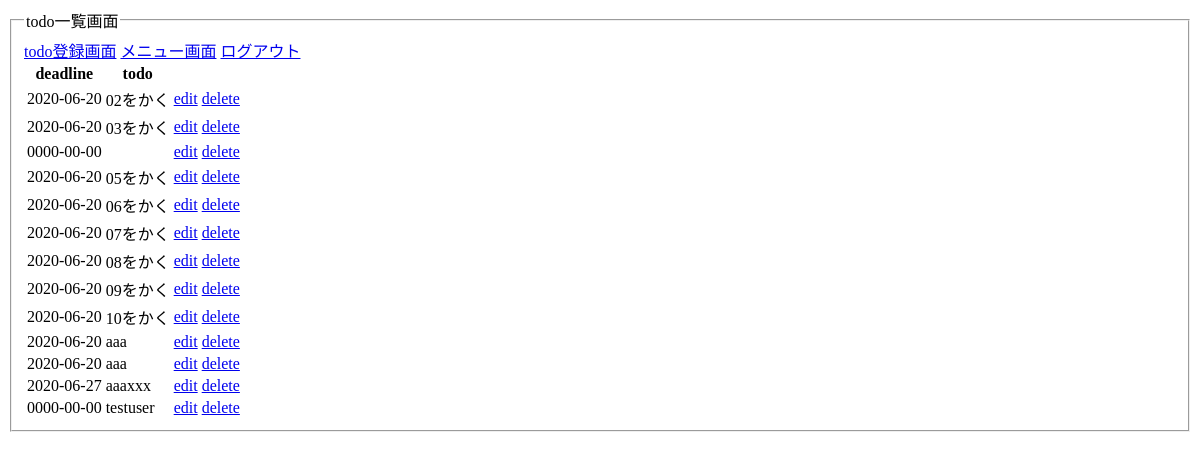
The app's page /todo_read.php (signed in), older data.
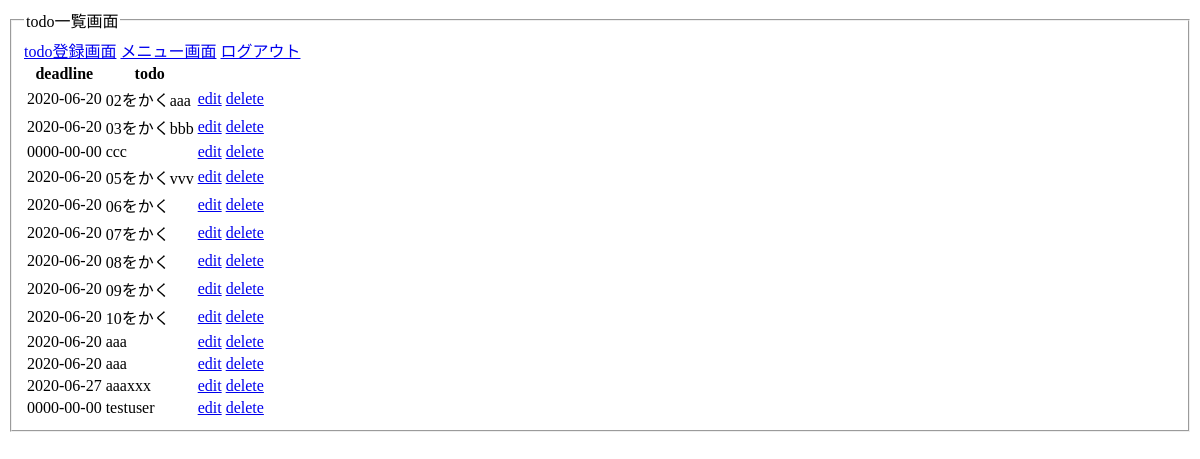
The same page, newer data.
### tables this page shows
CREATE TABLE `todo_table` (
  `id` int(12) NOT NULL,
  `todo` varchar(128) NOT NULL,
  `deadline` date NOT NULL,
  `created_at` datetime NOT NULL,
  `updated_at` datetime NOT NULL,
  `username` varchar(128) NOT NULL
);

### todo_read.php (the view, shortened to what this page needs)
<?php
$username = $_SESSION['username'];
$pdo = connect_to_db();
if ($_SESSION['is_admin'] == 1) {
  $sql = 'SELECT * FROM todo_table';
} else {
  $sql = 'SELECT * FROM todo_table WHERE username=:username';
}
$stmt = $pdo->prepare($sql);
$stmt->bindValue(':username', $username, PDO::PARAM_STR);
$status = $stmt->execute();
if ($status == false) {
  $error = $stmt->errorInfo();
  echo json_encode(["error_msg" => "{$error[2]}"]);
  exit();
} else {
  $result = $stmt->fetchAll(PDO::FETCH_ASSOC);
  $output = "";
  foreach ($result as $record) {
    $output .= "<tr>";
    $output .= "<td>{$record["deadline"]}</td>";
    $output .= "<td>{$record["todo"]}</td>";
    $output .= "<td><a href='todo_edit.php?id={$record["id"]}'>edit</a></td>";
    $output .= "<td><a href='todo_delete.php?id={$record["id"]}'>delete</a></td>";
    $output .= "</tr>";
  }
}
?>
<!DOCTYPE html>
<html lang="ja">
<head>
</head>
<body>
  <fieldset>
    <legend>todo一覧画面</legend>
    <a href="todo_input.php">todo登録画面</a>
    <a href="menu.php">メニュー画面</a>
    <a href="logout.php">ログアウト</a>
    <table>
      <thead>
        <tr>
          <th>deadline</th>
          <th>todo</th>
          <th></th>
          <th></th>
        </tr>
      </thead>
      <tbody>
        <?= $output ?>
      </tbody>
    </table>
  </fieldset>
</body>
</html>

Row changes from the older to the newer data that the page shows:
changed todo_table: todo "02をかく" → "02をかくaaa"
changed todo_table: todo "03をかく" → "03をかくbbb"
changed todo_table: todo (not shown) → "ccc"
changed todo_table: todo "05をかく" → "05をかくvvv"
